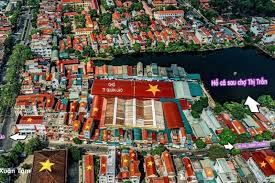
#> input picture 12_11/download.jpg, 275 x 183 px
$ python 12_11.py   (older library calls are emulated)
#> lines starting #> are read from the running program, lines starting #| are printed output that depends on the picture
import cv2
import numpy as np
import matplotlib.pyplot as plt


# Hàm để áp dụng bộ lọc Prewitt
def prewitt_filter(image):
    kernel_x = np.array([[1, 0, -1],
                         [1, 0, -1],
                         [1, 0, -1]])

    kernel_y = np.array([[1, 1, 1],
                         [0, 0, 0],
                         [-1, -1, -1]])

    grad_x = cv2.filter2D(image, cv2.CV_64F, kernel_x)
    grad_y = cv2.filter2D(image, cv2.CV_64F, kernel_y)

    gradient = np.sqrt(grad_x ** 2 + grad_y ** 2)
    return gradient


# Đọc ảnh
image = cv2.imread('download.jpg', cv2.IMREAD_GRAYSCALE)
#> image: shape (183, 275); min 0, max 255, mean 93.3

# Bước 1: Làm mịn ảnh bằng bộ lọc Gaussian
blurred_image = cv2.GaussianBlur(image, (5, 5), 0)
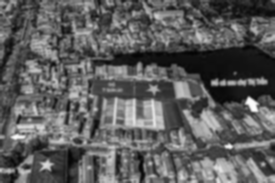
#> blurred_image: shape (183, 275); min 4, max 253, mean 93.4

# Bước 2: Phát hiện biên bằng Sobel
sobel_x = cv2.Sobel(blurred_image, cv2.CV_64F, 1, 0, ksize=3)
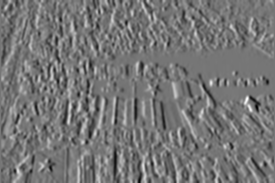
#> sobel_x: shape (183, 275) float64; min -429, max 497, mean -0.2; drawn with min black and max white
sobel_y = cv2.Sobel(blurred_image, cv2.CV_64F, 0, 1, ksize=3)
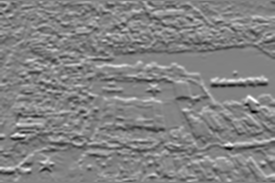
#> sobel_y: shape (183, 275) float64; min -523, max 498, mean 1.5; drawn with min black and max white
sobel_gradient = np.sqrt(sobel_x ** 2 + sobel_y ** 2)
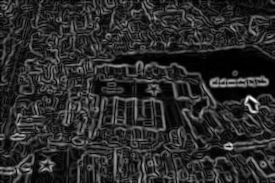
#> sobel_gradient: shape (183, 275) float64; min 0, max 614.5, mean 104.9; drawn with min black and max white

# Bước 3: Phát hiện biên bằng Prewitt
prewitt_gradient = prewitt_filter(blurred_image)
#> in prewitt_filter, `grad_x = cv2.filter2D(image, cv2.CV_64F, kernel_x)`:
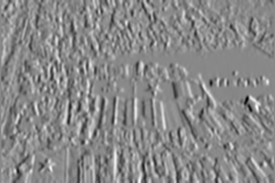
#> grad_x: shape (183, 275) float64; min -365, max 316, mean 0.2; drawn with min black and max white
#> in prewitt_filter, `grad_y = cv2.filter2D(image, cv2.CV_64F, kernel_y)`:
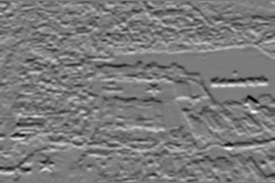
#> grad_y: shape (183, 275) float64; min -367, max 389, mean -1.1; drawn with min black and max white

# Bước 4: Phát hiện biên bằng Canny
canny_edges = cv2.Canny(blurred_image, 100, 200)
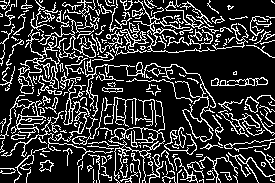
#> canny_edges: shape (183, 275); 20.5% white in thin lines or dots

# Hiển thị kết quả
plt.figure(figsize=(10, 8))

plt.subplot(2, 2, 1)
plt.title('Original Image')
plt.imshow(image, cmap='gray')
plt.axis('off')

plt.subplot(2, 2, 2)
plt.title('Sobel Edges')
plt.imshow(sobel_gradient, cmap='gray')
plt.axis('off')

plt.subplot(2, 2, 3)
plt.title('Prewitt Edges')
plt.imshow(prewitt_gradient, cmap='gray')
plt.axis('off')

plt.subplot(2, 2, 4)
plt.title('Canny Edges')
plt.imshow(canny_edges, cmap='gray')
plt.axis('off')

plt.tight_layout()
plt.show()
